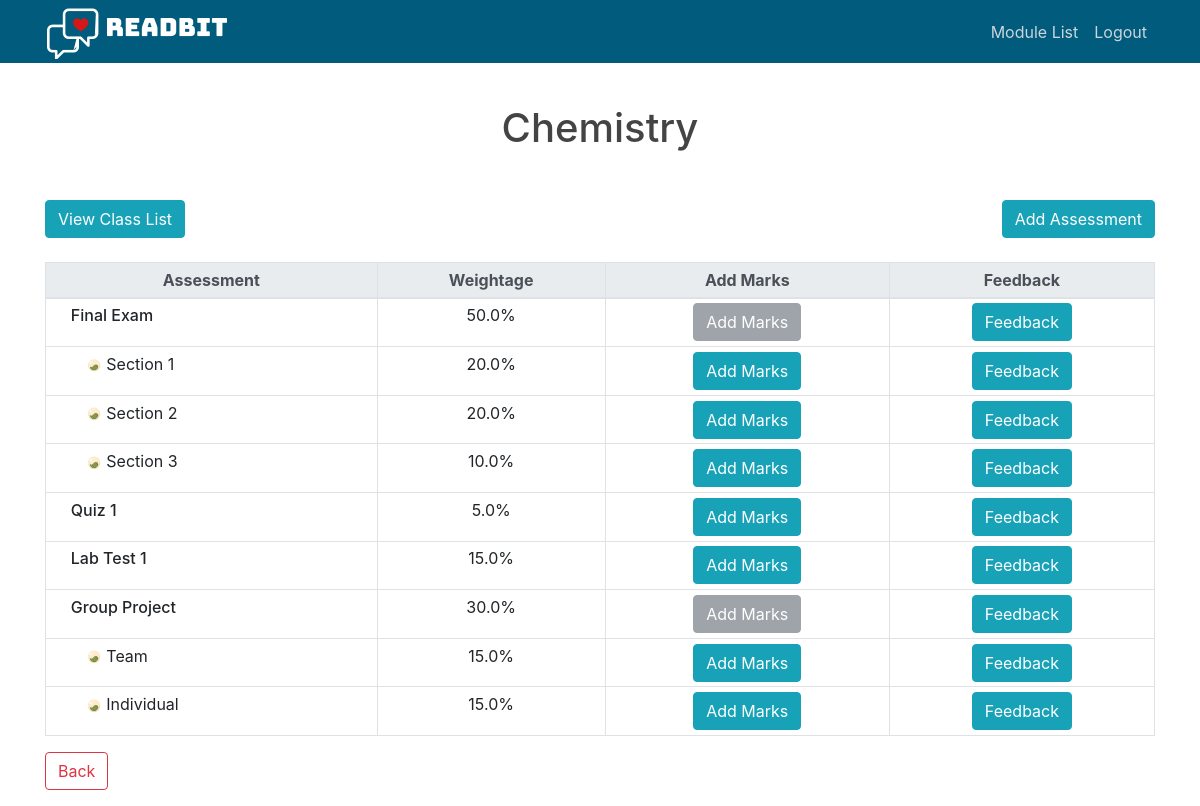
Screenshot of /manage_module?mod_id=5 (signed in) with the database file from the repository.
### readbit/models.py (models this page shows, shortened)
class Module(db.Model):
    __tablename__ = 'module'
    id = db.Column(db.Integer, primary_key=True)
    mod_name = db.Column(db.String(100), unique=True, nullable=False)
    class_list = db.relationship('ModuleClass', backref='module', lazy=True)
    comp_list = db.relationship('MainComp', backref='module', lazy=True)

class Component(db.Model):
    __tablename__ = 'component'
    id = db.Column(db.Integer, primary_key=True)
    name = db.Column(db.String(100), nullable=False)
    weightage = db.Column(db.Float, nullable=False)
    type = db.Column(db.String(10), nullable=False, default='main')
    feedback_list = db.relationship('Feedback', backref='component', lazy=True)
    __mapper_args__ = {
        'polymorphic_on': type,
        'polymorphic_identity': 'component'
    }

class MainComp(Component):
    module_id = db.Column(db.Integer, db.ForeignKey(Module.id), nullable=True)
    sub_comp_list = db.relationship('SubComp', remote_side='SubComp.main_comp_id')
    __mapper_args__ = {
        'polymorphic_identity': 'main'
    }

### readbit/routes.py (the view)
@app.route('/manage_module')
def manage_module():
    if current_user.type == 'student':
            return redirect(url_for('student_dashboard'))
    if request.args.get('success'):
        flash('Component added successfully.', 'success')
    modid = request.args.get('mod_id')
    module = Module.query.filter_by(id=modid).first()
    return render_template('manage_module.html', title='Manage Module', module=module, components= module.comp_list)

### readbit/models.py (called while the page is built)
@login_manager.user_loader
def load_user(user_id):
    return User.query.get(int(user_id))

### readbit/templates/manage_module.html (shortened to what this page needs)
{% extends "layout.html" %}
{% block content %}
<link rel="stylesheet" type="text/css" href="{{ url_for('static', filename='manage_class.css') }}">
<div class="container pl-0 pr-0">
    <h1 class="text-center m-4" >{{module.mod_name}}</h1>
    <div class = "mt-5" id="manage_module_row2">
        <a href="{{ url_for('manage_class', mod_id=module.id) }}" class="btn btn-info">View Class List</a>
        <a id="add_student_btn" href="{{url_for('add_component', mod_id=module.id)}}" class="btn btn-info">Add Assessment</a>
    </div>
</div>
<table id="class_list_table" class="table table-bordered table-sm mt-1 ml-0 mt-4" width="100%">
    <thead class="thead-light">
    <tr class="text-center">
        <th class="th-sm">Assessment</th>
        <th class="th-sm">Weightage</th>
        <th class="th-sm">Add Marks</th>
        <th class="th-sm">Feedback</th>
    </tr>
    </thead>
    <tbody>
    {% for comp in components %}
    <tr class="">
        <td class="manage_module_component">{{ comp.name }}</td>
        <td class="text-center">{{ comp.weightage }}%</td>
        {% if comp.sub_comp_list %}
        <td class="text-center"><button id="add_student_btn" type="button" class="btn btn-secondary"  disabled data-toggle="modal" data-target="#add_assessment_modal">Add Marks</button></td>
        <td class="text-center"><a href="{{ url_for('manage_feedback', mod_id=module.id, comp_id=comp.id) }}" class="btn btn-info">Feedback</a></td>
        {% for sub in comp.sub_comp_list %}
    <tr>
        <td class="manage_module_subcomponent"><img class="responsive" src="{{url_for('static', filename='egg.png')}}" alt="-->" width=16/>  {{ sub.name }}</td>
        <td class="text-center">{{ sub.weightage }}%</td>
        <td class="text-center"><a href="{{ url_for('add_marks', mod_id=module.id, comp_id=sub.id) }}" id="add_student_btn" class="btn btn-info" >Add Marks</a></td>
        <td class="text-center"><a href="{{ url_for('manage_feedback', mod_id=module.id, comp_id=sub.id) }}" class="btn btn-info">Feedback</a></td>
    </tr>
    {% endfor %}
    {% else %}
    <td class="text-center"><a href="{{ url_for('add_marks', mod_id=module.id, comp_id=comp.id) }}" id="add_student_btn" class="btn btn-info" >Add Marks</a></td>
    <td class="text-center"><a href="{{ url_for('manage_feedback', mod_id=module.id, comp_id=comp.id) }}" class="btn btn-info">Feedback</a></td>
    {% endif %}
    </tr>
    {% endfor %}
    </tbody>
</table>
<div class="mb-3">
    <a href="{{url_for('module_list')}}" class="btn btn-outline-danger">Back</a>
</div>
{% endblock content %}

### readbit/static/main.css (style rules this page uses)
body { background: #ffffff; color: #333333; margin-top: 5rem; }
h1, h2, h3, h4, h5, h6 { color: #444444; }

### readbit/static/manage_class.css (style rules this page uses)
table { margin-top:50px; margin-left: 100px; margin-right: 100px; }
#manage_module_row2 { display: flex; justify-content: space-between; }
.manage_module_component { text-indent: 20px; font-weight: 500; }
.manage_module_subcomponent { text-indent: 35px; }

### rows the page displays
Module: mod_name "Chemistry"
MainComp: name "Final Exam", weightage "50.0"
MainComp: name "Section 1", weightage "20.0"
MainComp: name "Section 2", weightage "20.0"
MainComp: name "Section 3", weightage "10.0"
MainComp: name "Quiz 1", weightage "5.0"
MainComp: name "Lab Test 1", weightage "15.0"
MainComp: name "Group Project", weightage "30.0"
MainComp: name "Team", weightage "15.0"
MainComp: name "Individual", weightage "15.0"
